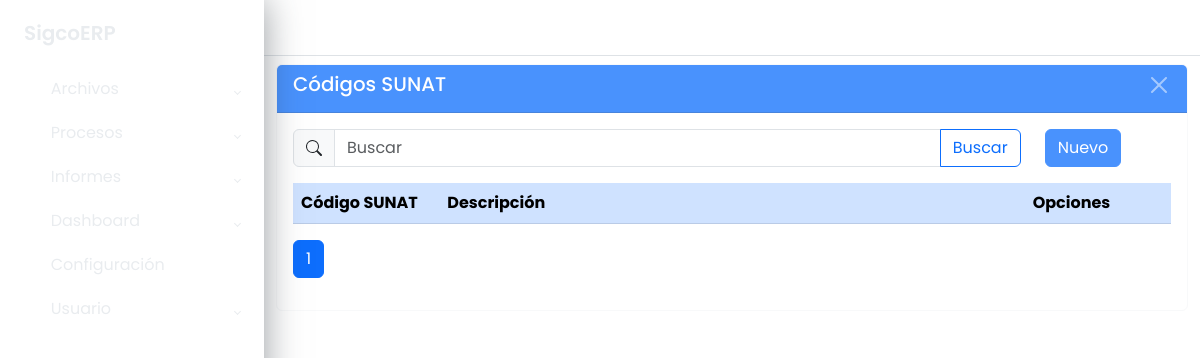
Page /maestros/codigo_sunat/listar/ on the earlier database version.
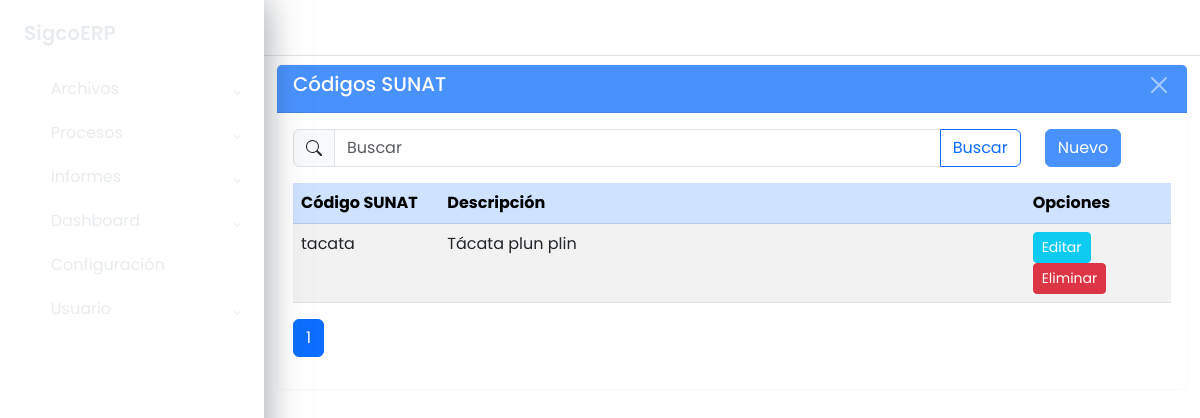
Same page on the later database version.
### apps/maestros/models/models_base.py (models this page shows, shortened)
class CodigoSunat(ModeloBaseGenerico):
	id_codigo_sunat = models.AutoField(primary_key=True)
	codigo_sunat = models.CharField("Código SUNAT", max_length=8, null=True,
									blank=True)
	descripcion_codigo_sunat = models.CharField("Descripción", max_length=80,
												null=True, blank=True)
	class Meta:
		db_table = 'sgc_codigo_sunat'
		verbose_name = ('Código SUNAT')
		verbose_name_plural = ('Códigos SUNAT')
		ordering = ['codigo_sunat']

### apps/maestros/views/codigo_sunat_views.py (the view)
class CodigoSunatListView(GenericListView):
	model = modelo
	context_object_name = 'datos'
	template_name = f"maestros/{url_list}.html"
	cadena_filtro = "Q(codigo_sunat__icontains=text) | \
					 Q(descripcion_codigo_sunat__icontains=text)"
	extra_context = {
		"titulo": model._meta.verbose_name_plural,
		"url_inicio": url_home,
		"url_create": url_create,
		"url_update": url_update,
		"url_delete": url_delete
	}

### apps/maestros/views/cruds_views_generics.py (called while the page is built)
    def get_queryset(self):
        queryset = super().get_queryset()
        text = self.request.GET.get('buscar', '')
        if text and self.cadena_filtro:
            queryset = queryset.filter(eval(self.cadena_filtro))
        return queryset

    def get_context_data(self, **kwargs):
        context = super().get_context_data(**kwargs)
        context["buscar"] = self.request.GET.get('buscar', '')
        return context

### apps/maestros/templates/maestros/codigo_sunat_list.html (shortened to what this page needs)
{% extends 'base.html' %}
{% block main %}
	<div class="wrapper">
		{% block sidebar %}
			{% include 'sidebar.html' %}
		{% endblock sidebar %}
		{% block maincomponent %}
			<div class="main">
				{% block buttonsidebartoggle %}
					{% include 'buttonsidebartoggle.html' %}
				{% endblock buttonsidebartoggle %}
				{% block principalcomponent %}
					<div class="container-fluid">
						<div class="card border-light mb-3 mt-2">
							<div class="card-header text-white bg-primary opacity-75 d-flex
									justify-content-between">
								<h3>{{ titulo }}</h3>
								<button type="button" class="btn-close btn-close-white"
									aria-label="Close"
									onclick="window.location.href='{% url url_inicio %}'">
								</button>
							</div>
							<div class="card-body">
								<div class="row">
									<div class="col col-10">
										<form method="get">
											<div class="input-group flex-nowrap">
												<span class="input-group-text">
												</span>
												<input type="text" class="form-control" name="buscar"
													value="{{ buscar }}" placeholder="Buscar"
													autocomplete="off">
												<button class="btn btn-outline-primary">
													Buscar
												</button>
											</div>
										</form>
									</div>
									<div class="col col-2">
										<a href="{% url url_create %}"
												class="btn btn-primary opacity-75">
											Nuevo
										</a>
									</div>
								</div>
								<div class="table-responsive mt-3">
									<table class="table table-striped">
										<thead class="table-primary">
											<tr>
												<th class="col-2">Código SUNAT</th>
												<th class="col-8">Descripción</th>
												<th class="col-2">Opciones</th>
											</tr>
										</thead>
										<tbody>
											{% for dato in datos %}
												<tr>
													<td>{{ dato.codigo_sunat }}</td>
													<td>{{ dato.descripcion_codigo_sunat }}</td>
													<td>
														<a href="{% url url_update dato.pk %}"
																class="btn btn-info text-white btn-sm">
															Editar
														</a>
														<a href="{% url url_delete dato.pk %}"
																class="btn btn-danger text-white btn-sm">
															Eliminar
														</a>
													</td>
												</tr>
											{% endfor %}
										</tbody>
									</table>
									{% block paginador %}
										{% include 'paginador.html' %}
									{% endblock %}
								</div>
							</div>
						</div>
					</div>
				{% endblock principalcomponent %}
			</div>
		{% endblock maincomponent %}
	</div>
{% endblock main %}

Differences in the rows shown:
added CodigoSunat: codigo_sunat "tacata", descripcion_codigo_sunat "Tácata plun plin"
